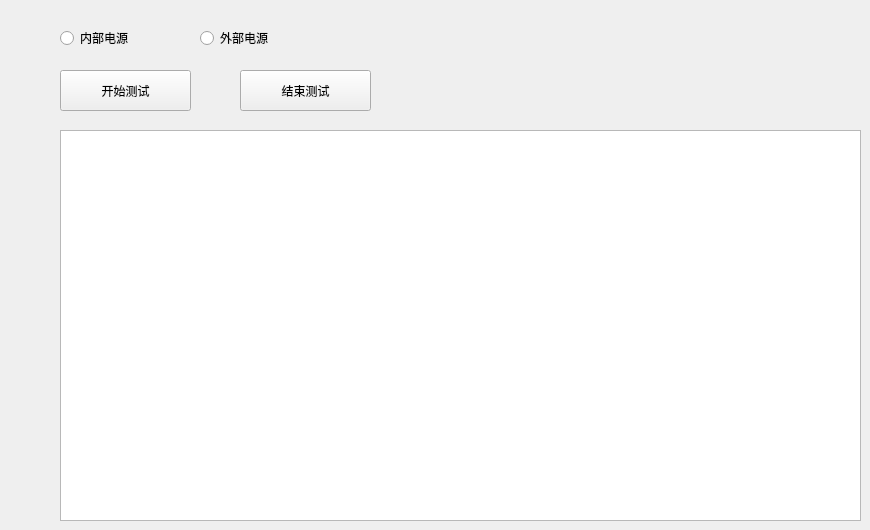
         <widget class="QWidget" name="page_3">
          <widget class="QRadioButton" name="radioButton_7">
           <property name="geometry">
            <rect>
             <x>60</x>
             <y>30</y>
             <width>89</width>
             <height>16</height>
            </rect>
           </property>
           <property name="text">
            <string>内部电源</string>
           </property>
          </widget>
          <widget class="QRadioButton" name="radioButton_8">
           <property name="geometry">
            <rect>
             <x>200</x>
             <y>30</y>
             <width>89</width>
             <height>16</height>
            </rect>
           </property>
           <property name="text">
            <string>外部电源</string>
           </property>
          </widget>
          <widget class="QPushButton" name="pushButton_10">
           <property name="geometry">
            <rect>
             <x>60</x>
             <y>70</y>
             <width>131</width>
             <height>41</height>
            </rect>
           </property>
           <property name="text">
            <string>开始测试</string>
           </property>
          </widget>
          <widget class="QPushButton" name="pushButton_11">
           <property name="geometry">
            <rect>
             <x>240</x>
             <y>70</y>
             <width>131</width>
             <height>41</height>
            </rect>
           </property>
           <property name="text">
            <string>结束测试</string>
           </property>
          </widget>
          <widget class="QGraphicsView" name="graphicsView_5">
           <property name="geometry">
            <rect>
             <x>60</x>
             <y>130</y>
             <width>801</width>
             <height>391</height>
            </rect>
           </property>
          </widget>
         </widget>
